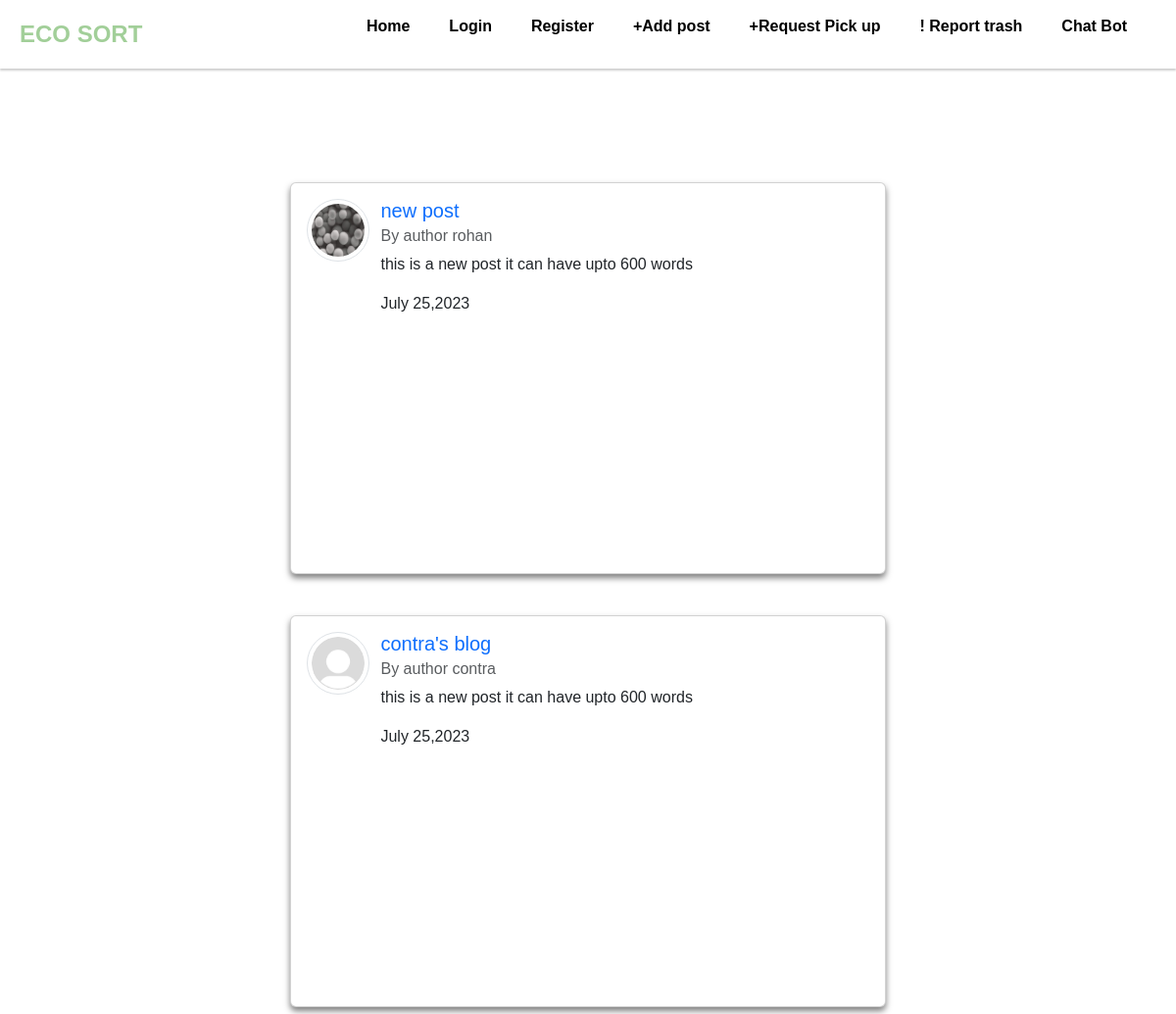
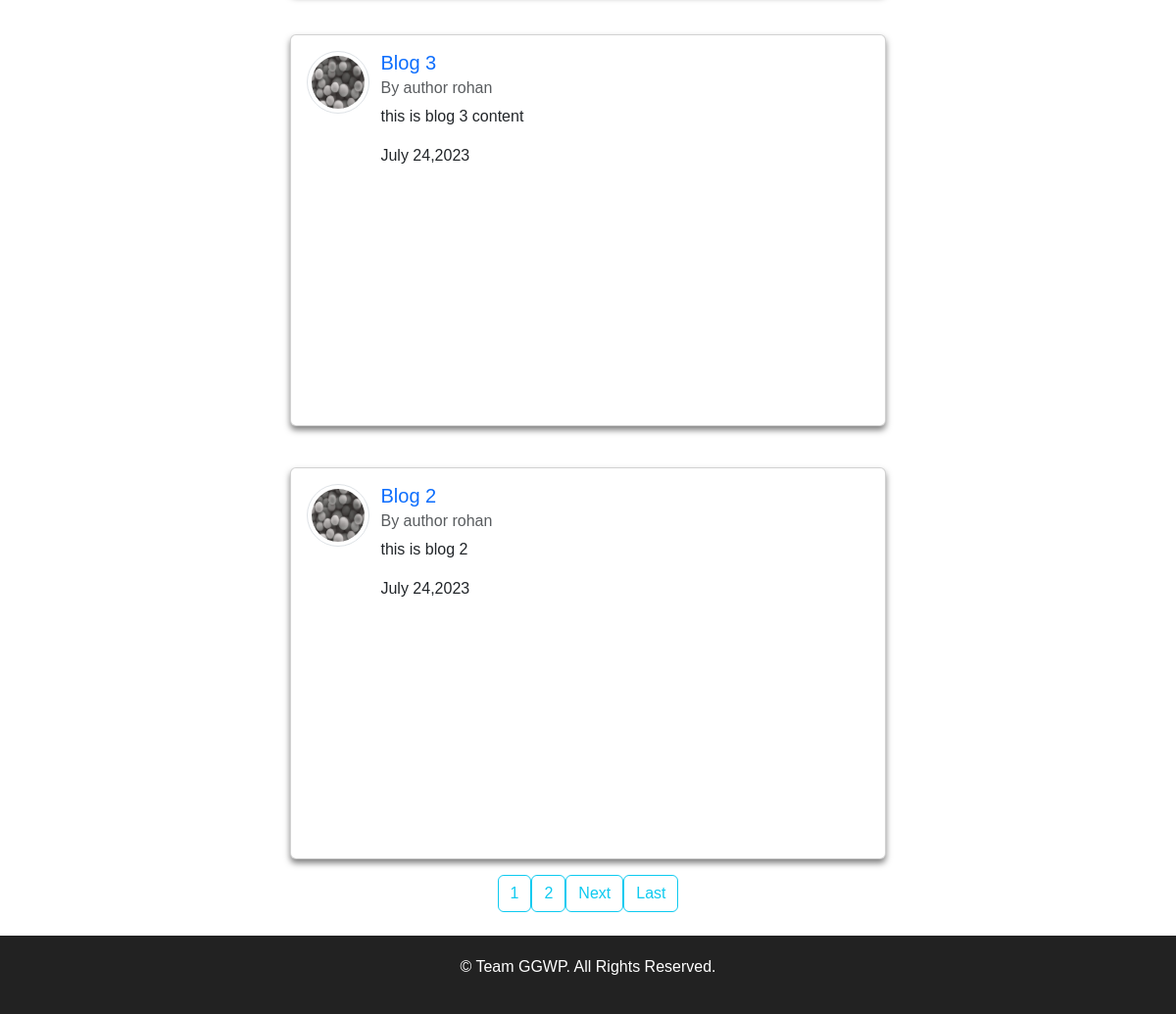
The page /posts on the database its author committed (2 pictures, top to bottom).
### blog/models.py (models this page shows, shortened)
class post(models.Model):
    title = models.CharField(max_length=50)
    content =models.CharField(max_length=700)
    author = models.ForeignKey(User , on_delete=models.CASCADE)
    date = models.DateTimeField(default= timezone.now)

### users/models.py (models this page shows, shortened)
class Profile (models.Model):
    user=models.OneToOneField(User, on_delete=models.CASCADE)
    image = models.ImageField(default ='default.jpg', upload_to='profile_pics')

### blog/views.py (the view)
# urls.py: path("posts", PostListView.as_view(), name="home"),
class PostListView(ListView):
    model = post
    login_url='login'
    template_name ='home.html'
    context_object_name ='posts'
    ordering = ['-date']
    paginate_by = 4

### templates/home.html
{% extends 'index.html' %}
{% block body %}
{% for posts in posts %}
<div style="display: flex;flex-direction: column; max-width :80% ;">
<div class="c" style="display:flex; ;align-items:center;justify-content: center; align-items:center; margin: 2.5%;">
<div class="card" style="width: 50rem; display:flex;">
  <div class="card-body" style="display:flex">
    <img class="rounded-circle img-thumbnail" style="height:64px; width:64px"src="{{posts.author.profile.image.url}}">
    <div style="display: flex; flex-direction: column; margin-left: 2%;">
    <h5 class="card-title"><a style="text-decoration: none;" href="{%url 'post-detail' posts.id %}">{{posts.title}}</a></h5>
    <h6 class="card-subtitle mb-2 text-body-secondary">By author {{posts.author}}</h6>
    <p class="card-text">{{posts.content}}</p>
    <p class="">{{posts.date|date:"F d,Y"}}</p>
  </div>
  </div>
</div>
</div>
</div>
{% endfor %}
{% endblock body %}

### templates/index.html (style rules this page uses)
* { margin: 0; padding: 0; box-sizing: border-box; }
body { font-family: Arial, sans-serif; }
.card { background-color: white; border-radius: 6px; box-shadow: 0 4px 6px rgba(0, 0, 0, 0.5); overflow: hidden; transition: transform 0.2s, box-shadow 0.2s; width: 18rem; height: 25rem; margin-top: 10px; }

### rows shown on the page
post: author.profile.image (picture), title "new post", author "rohan", content "this is a new post it can have upto 600 words", date "July 25,2023"
post: author.profile.image (placeholder picture), title "contra's blog", author "contra", content "this is a new post it can have upto 600 words", date "July 25,2023"
post: author.profile.image (picture), title "Blog 3", author "rohan", content "this is blog 3 content", date "July 24,2023"
post: author.profile.image (picture), title "Blog 2", author "rohan", content "this is blog 2", date "July 24,2023"

### other values the page prints
{{ num }} "1"
{{ num }} "2"
